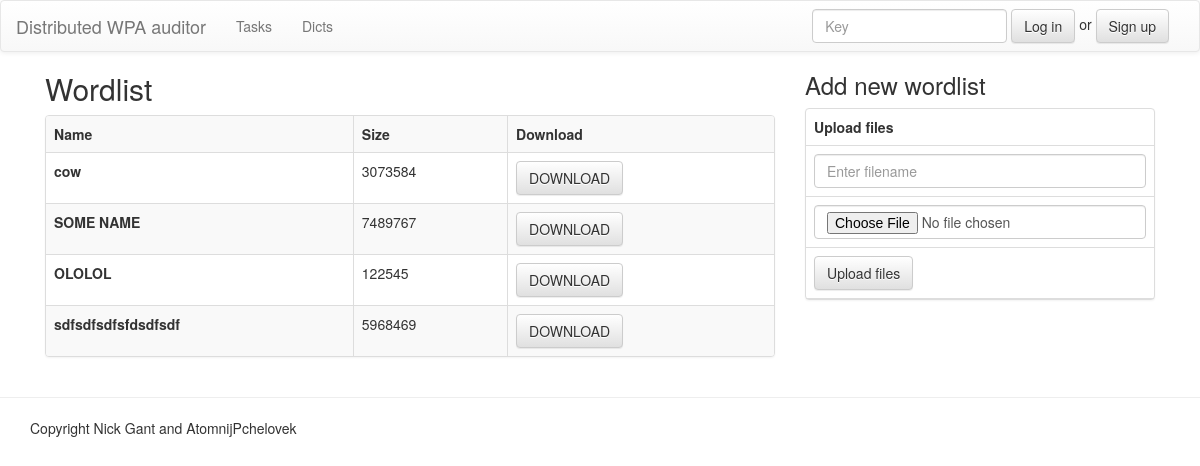
The app's page /web/index.php?dicts, older data.
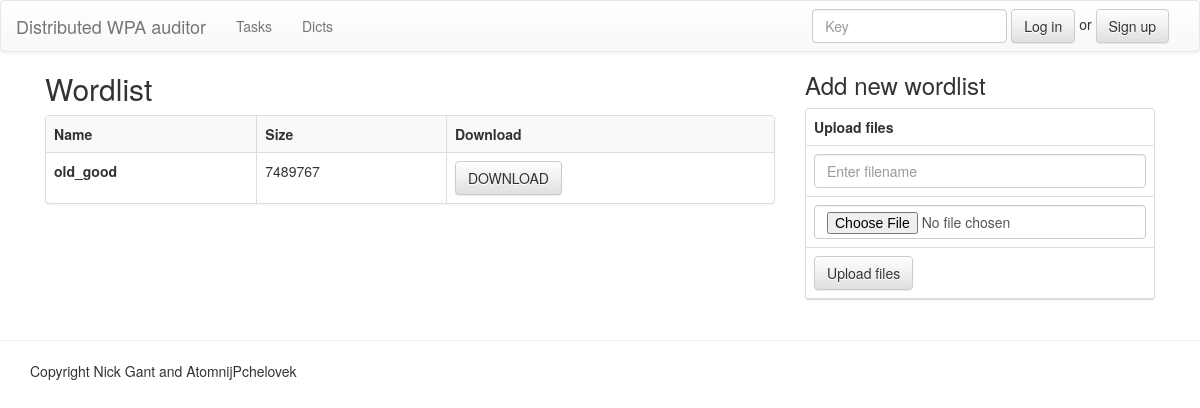
The same page, newer data.
### tables this page shows
CREATE TABLE `dicts` (
  `id` bigint(20) UNSIGNED NOT NULL,
  `ts` timestamp NOT NULL DEFAULT CURRENT_TIMESTAMP,
  `dpath` varchar(256) NOT NULL,
  `dhash` binary(32) DEFAULT NULL,
  `dname` varchar(128) NOT NULL,
  `size` int(11) DEFAULT NULL
);

### web/content/dicts.php (the view, shortened to what this page needs)
<div class="container">
	<div class="col-md-8">
		<h2>Wordlist</h2>
		<div class="panel panel-default">
			<table class="table table-striped table-bordered table-nonfluid">
				<tbody>
					<tr>
						<th>Name</th>
						<th>Size</th>
						<th>Download</th>
					</tr>
					<?php
					global $mysqli;
					$sql = "SELECT dname, dpath, size FROM dicts WHERE 1";
					$result = $mysqli->query($sql);
					$result = $result->fetch_all(MYSQLI_ASSOC);
					foreach($result as $row) {
						$str = '<tr><td><strong>' . $row['dname'] . '</strong></td><td>' . $row['size'] . '</td><td><a href="' . $row['dpath'] . '" class="btn btn-default">DOWNLOAD</a></tr>';
						echo $str;
					}
					?>
				</tbody>
			</table>
		</div>
	</div>
	<div class="col-md-4">
		<h3>Add new wordlist</h3>
		<form class="" action="" method="post" enctype="multipart/form-data">
			<div class="panel panel-default">
				<table class="table table-bordered table-nonfluid">
					<tbody>
						<tr>
							<th>Upload files</th>
						</tr>
						<tr>
							<td>
								<input type="text" class="form-control" name="filename" required="" placeholder="Enter filename">
							</td>
						</tr>
						<tr>
							<td>
								<input type="file" class="form-control" name="upfile">
							</td>
						</tr>
						<tr>
							<td>
								<input type="submit" class="btn btn-default" value="Upload files" name="buttonUploadFile">
							</td>
						</tr>
					</tbody>
				</table>
			</div>
		</form>
	</div>
</div>

### web/index.php (shortened to what this page needs)
<?php
include( 'common.php' );
?>
<!DOCTYPE html>
<html>
<head>
	<link rel="stylesheet" href="https://maxcdn.bootstrapcdn.com/bootstrap/3.3.7/css/bootstrap.min.css">
	<link rel="stylesheet" href="https://maxcdn.bootstrapcdn.com/bootstrap/3.3.7/css/bootstrap-theme.min.css">
	<link href="https://gitcdn.github.io/bootstrap-toggle/2.2.2/css/bootstrap-toggle.min.css" rel="stylesheet">
	<link rel="stylesheet" href="css/style.css">
</head>
<body><nav class="navbar navbar-default mb0">
		<div class="container-fluid">
			<div class="navbar-header">
				<a class="navbar-brand" href="?">Distributed WPA auditor</a>
			</div>
			<div class="collapse navbar-collapse" id="bs-example-navbar-collapse-1">
				<ul class="nav navbar-nav">
					<li><a href="?tasks">Tasks</a></li>
					<li><a href="?dicts">Dicts</a>
					</li>
				</ul>
				<ul class="nav navbar-nav navbar-right">
					<?php
					if ( isset( $_COOKIE[ 'key' ] ) ) {
						echo '<p class="navbar-text">Signed in as ' . getNickname() . '</p><form class="navbar-form navbar-left" action="" method="post"><input type="hidden" name="remkey" value="1" /><button type="submit" class="btn btn-default">Log out</button></form>';
					} else {
						echo '<form class="navbar-form navbar-left" action="" method="post">
								  <div class="form-group">
									<input type="text" class="form-control" placeholder="Key" name="key" maxlength="32">
									<button type="submit" class="btn btn-default">Log in</button> or <a href="?get_key" class="btn btn-default">Sign up</a>
								  </div>
							  </form>
							  ';
					}
					?>
				</ul>
			</div>
		</div>
	</nav>
	<?php @include($cont) ?>
	<hr>
	<div class="container">
		<footer>
			Copyright Nick Gant and AtomnijPchelovek
		</footer>
	</div>
</body>
</html>

### web/css/style.css (style rules this page uses)
.mb0 { margin-bottom: 0px; }

Row changes from the older to the newer data that the page shows:
removed dicts: dname "cow", size "3073584"
removed dicts: dname "SOME NAME", size "7489767"
removed dicts: dname "OLOLOL", size "122545"
removed dicts: dname "sdfsdfsdfsfdsdfsdf", size "5968469"
added dicts: dname "old_good", size "7489767"
